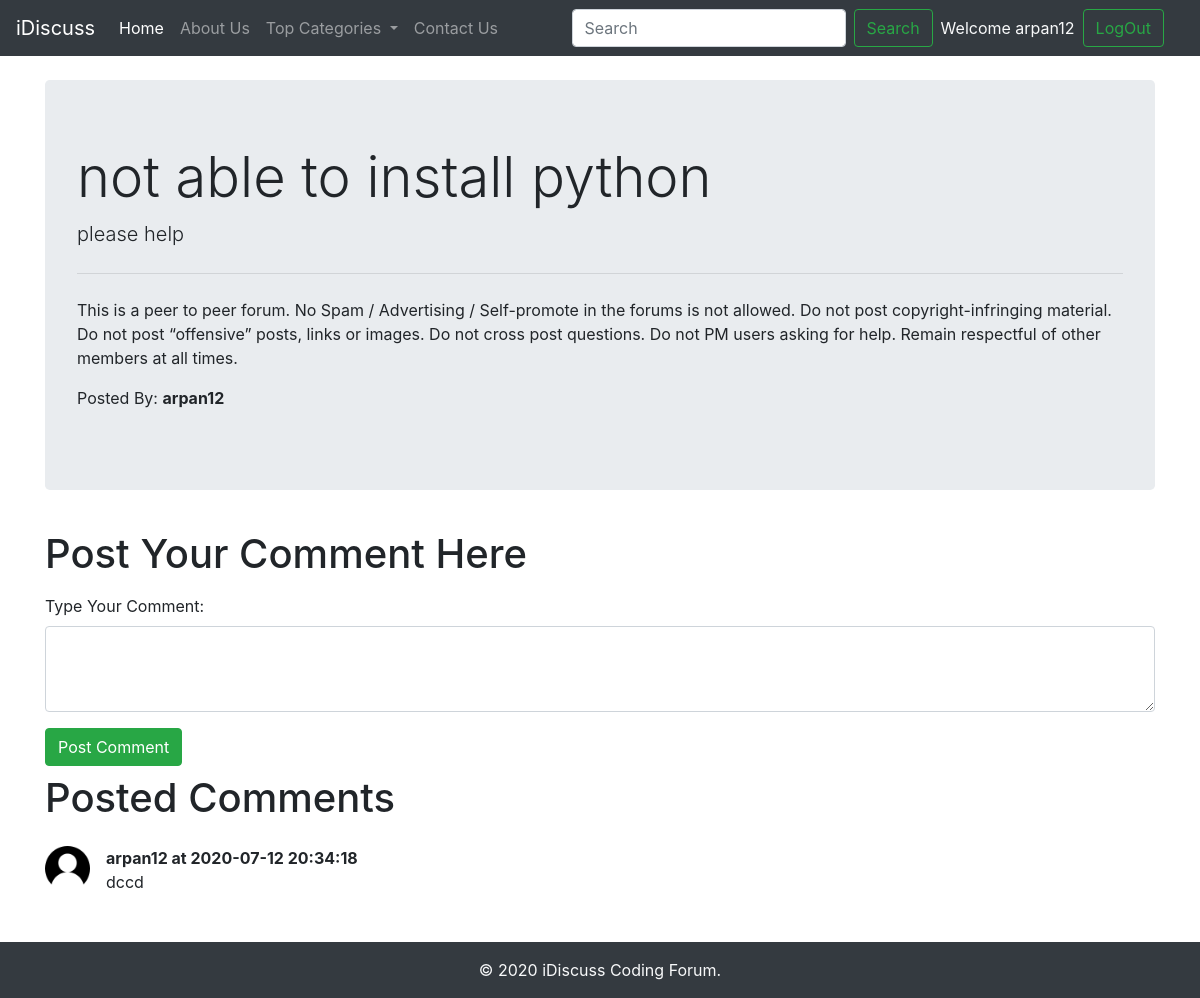
The app's page /thread.php?threadid=1 (signed in) with its own data.
### tables this page shows
CREATE TABLE `threads` (
  `thread_id` int(7) NOT NULL,
  `thread_title` varchar(255) NOT NULL,
  `thread_desc` text NOT NULL,
  `thread_cat_id` int(7) NOT NULL,
  `thread_user_id` int(7) NOT NULL,
  `timestamp` datetime NOT NULL DEFAULT current_timestamp()
);

CREATE TABLE `users` (
  `sno` int(8) NOT NULL,
  `user_email` varchar(30) NOT NULL,
  `user_pass` varchar(255) NOT NULL,
  `timestamp` datetime NOT NULL DEFAULT current_timestamp()
);

CREATE TABLE `comments` (
  `comment_id` int(8) NOT NULL,
  `comment_content` text NOT NULL,
  `thread_id` int(8) NOT NULL,
  `comment_by` int(8) NOT NULL,
  `comment_time` datetime NOT NULL DEFAULT current_timestamp()
);

### thread.php (the view, shortened to what this page needs)
<!doctype html>
<html lang="en">
<head>
    <link rel="stylesheet" href="https://stackpath.bootstrapcdn.com/bootstrap/4.5.0/css/bootstrap.min.css"
>
</head>
<body>
    <?php include 'partials/_dbconnect.php'; ?>
    <?php include 'partials/_header.php'; ?>
    <?php
    $id=$_GET['threadid'];
    $sql = "SELECT * FROM `threads` WHERE thread_id=$id";
    $result=mysqli_query($conn, $sql);
    while($row=mysqli_fetch_assoc($result)){
        $title=$row['thread_title'];
        $desc=$row['thread_desc'];
        $thread_user_id=$row['thread_user_id'];
        $sql2="SELECT user_email FROM `users` WHERE sno='$thread_user_id'";
        $result2=mysqli_query($conn, $sql2);
        $row2=mysqli_fetch_assoc($result2);
        $posted_by=$row2['user_email'];
    }
    ?>
    <div class="container my-4">
        <div class="jumbotron">
            <h1 class="display-4"><?php echo $title; ?></h1>
            <p class="lead"><?php echo $desc; ?></p>
            <hr class="my-4">
            <p>This is a peer to peer forum. No Spam / Advertising / Self-promote
                in the forums is not allowed. Do not post copyright-infringing material. Do not post “offensive” posts,
                links or images. Do not cross post questions. Do not PM users asking for help. Remain respectful of
                other
                members at all times.</p>
            <p>Posted By: <b><?php echo $posted_by; ?></b></p>
        </div>
    </div>
    <?php
    if(isset($_SESSION['loggedin']) && $_SESSION['loggedin']==true){
        echo '<div class="container">
        <h1 class="py-2">Post Your Comment Here</h1>
        <form action="' . $_SERVER["REQUEST_URI"] . '" method="post">
            <div class="form-group">
                <label for="desc">Type Your Comment:</label>
                <textarea class="form-control" name="comment" id="comment" rows="3"></textarea>
                <input type="hidden" name="sno" value="' . $_SESSION["sno"] . '">
            </div>
            <button type="submit" class="btn btn-success">Post Comment</button>
        </form>
    </div>';
    }
    ?>
    <div class="container mb-5">
        <h1 class="py-2">Posted Comments</h1>
        <?php
        $id=$_GET['threadid'];
        $sql = "SELECT * FROM `comments` WHERE thread_id=$id";
        $result=mysqli_query($conn, $sql);
        while($row=mysqli_fetch_assoc($result)){
            $content=$row['comment_content'];
            $comment_time=$row['comment_time'];
            $comment_by=$row['comment_by'];
            $sql2="SELECT user_email FROM `users` WHERE sno='$comment_by'";
            $result2=mysqli_query($conn, $sql2);
            $row2=mysqli_fetch_assoc($result2);
        echo '<div class="media my-3">
            <img src="img/user.png" width="45px" class="mr-3" alt="...">
            <div class="media-body">
            <p class="font-weight-bold my-0">' . $row2['user_email'] . ' at ' . $comment_time . '</p>
                ' . $content . '
            </div>
        </div>';
        }
        ?>
    </div>
    <?php include 'partials/_footer.php'; ?>
</body>
</html>

### records on screen
threads: thread_title "not able to install python", thread_desc "please help"
users: user_email "arpan12"
comments: users.user_email "arpan12", comment_time "2020-07-12 20:34:18", comment_content "dccd"

### other values on screen
$_SESSION['useremail'] "arpan12"
